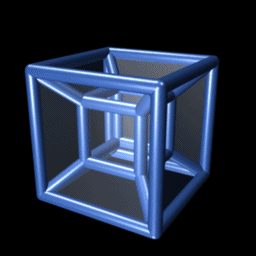
#> input picture research/reverse-cube-reference/original.gif, 256 x 256 px, found by its file name
$ python fit_projective.py
#> lines starting #> are read from the running program, lines starting #| are printed output that depends on the picture; after the words box and inside, x2 and y2 are one past the last pixel; in counts of white or black regions, pixels touching at a corner belong together
import numpy as np,itertools,json
from PIL import Image,ImageDraw
from scipy.ndimage import distance_transform_edt,map_coordinates
from scipy.optimize import minimize
V=np.array(list(itertools.product([-1,1],repeat=4)),float);E=np.array([(i,j) for i in range(16) for j in range(i+1,16) if np.sum(V[i]!=V[j])==1]);T=np.linspace(0,1,25)
im=Image.open('reverse-cube-reference/original.gif');ims=[];masks=[];targets=[];dts=[];timings=[]
#> further down, im is the input picture: PIL image 256x256 P; mean R, G, B 31.2, 41.7, 61.8
for i in range(im.n_frames):
 im.seek(i);a=np.array(im.convert('RGB'));ims.append(a);timings.append(im.info.get('duration',0));mask=(a[:,:,2]>100)&(a[:,:,2]>a[:,:,0]*1.25)&(a[:,:,1]>70);masks.append(mask);dts.append(distance_transform_edt(~mask));y,x=np.where(mask);targets.append(np.stack([x,y],1)[::12])
#> this loop made 48 passes
#> pass 1, `mask = (a[:, :, 2] > 100) & (a[:, :, 2] > a[:, :, 0] * 1.25) & (a[:, :`:
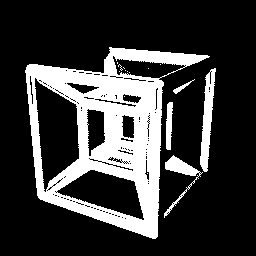
#> mask: shape (256, 256) bool; 22.9% white; 16 white regions (11 under 20 px), largest, box (x1, y1, x2, y2) and area: (25, 47, 210, 239) 13331, (200, 68, 216, 172) 829, (164, 155, 203, 218) 499, (166, 102, 173, 150) 259, (173, 79, 195, 94) 73
#> pass 2, `a = np.array(im.convert('RGB'))`:
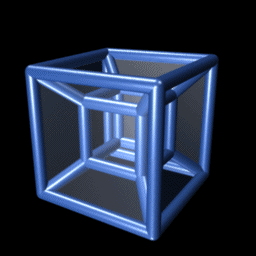
#> a: shape (256, 256, 3); mean R, G, B 30.8, 41.3, 61.4
#> pass 2, `mask = (a[:, :, 2] > 100) & (a[:, :, 2] > a[:, :, 0] * 1.25) & (a[:, :`:
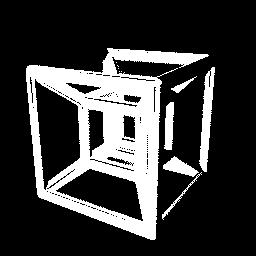
#> mask: shape (256, 256) bool; 22.6% white; 11 white regions (5 under 20 px), largest, box (x1, y1, x2, y2) and area: (26, 48, 209, 240) 13025, (199, 67, 215, 172) 835, (164, 102, 174, 150) 367, (163, 156, 199, 177) 359, (162, 172, 202, 220) 136, (171, 76, 197, 93) 112
#> pass 3, `a = np.array(im.convert('RGB'))`:
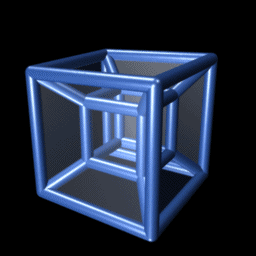
#> a: shape (256, 256, 3); mean R, G, B 30.5, 40.9, 60.8
#> after the loop:
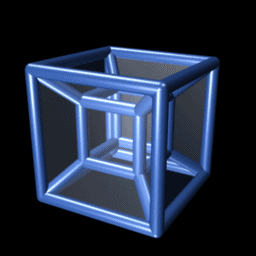
#> im: PIL image 256x256 RGB; mean R, G, B 31.6, 42, 62
#> after the loop:
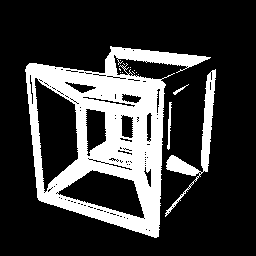
#> mask: shape (256, 256) bool; 23% white; 14 white regions (10 under 20 px), largest, box (x1, y1, x2, y2) and area: (25, 46, 211, 238) 13577, (165, 69, 216, 217) 1331, (167, 102, 172, 150) 111, (173, 84, 189, 95) 38
#> after the loop, dts = 48 items; ims = 48 items; masks = 48 items; targets = 48 items; timings = 48 values from 70 to 70
#> (the run stopped early here; a loop or call above may not have finished)
